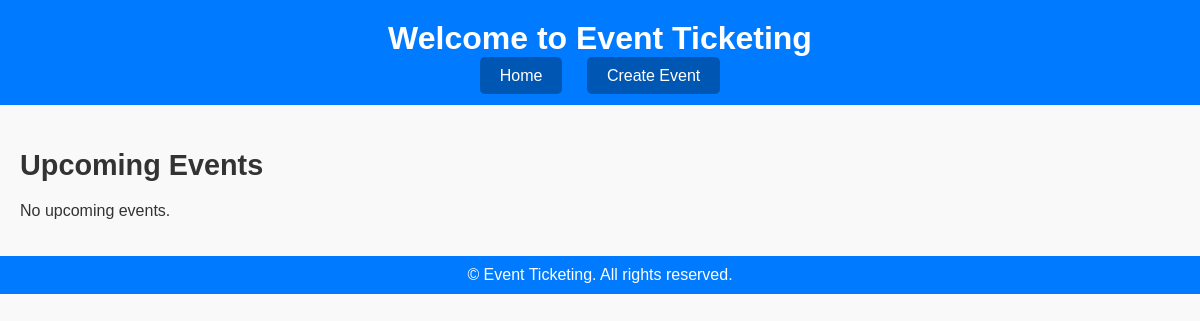
Before: / with the older database file.
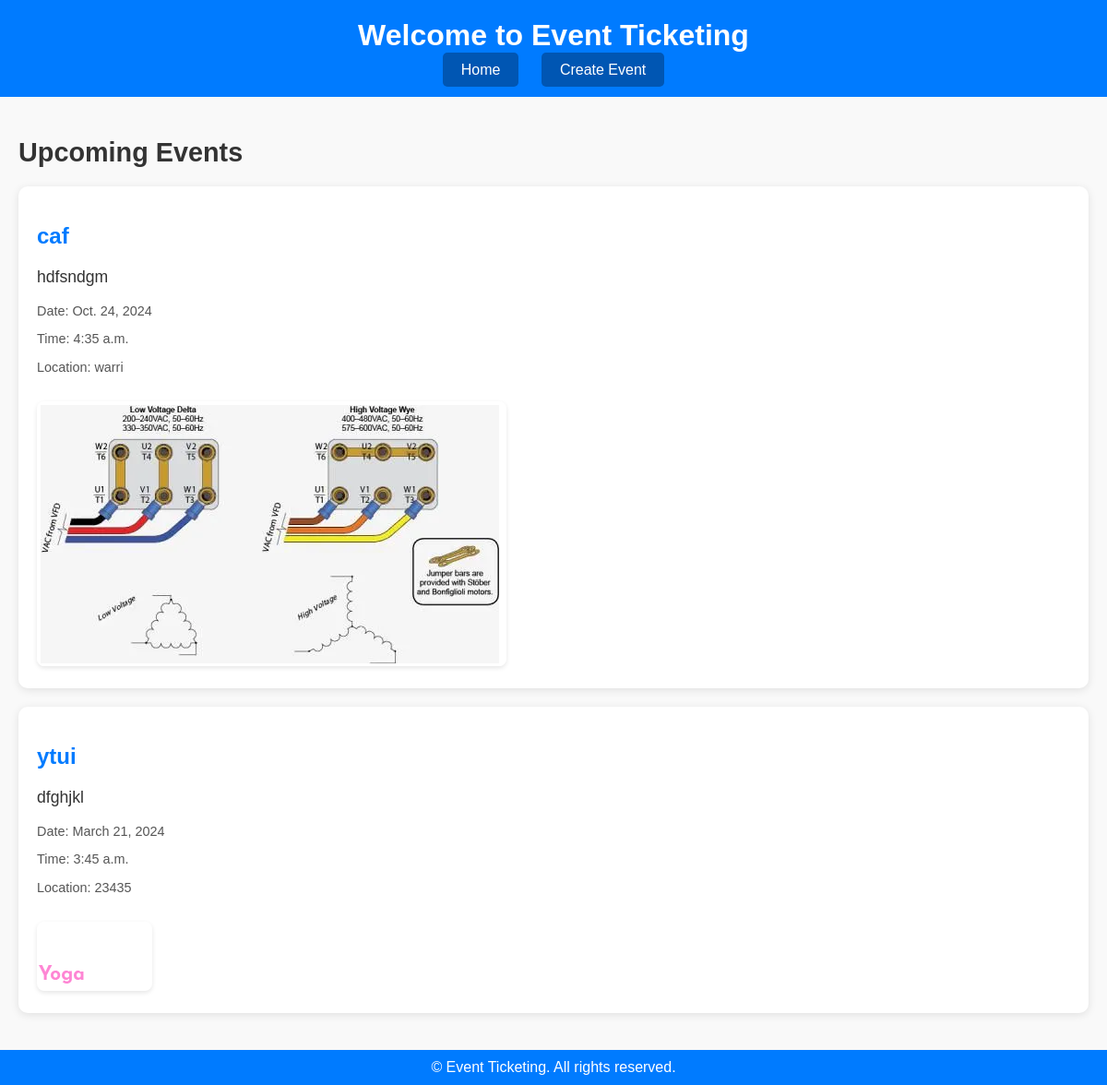
After: the same page with the newer database file.
### dashboaed/models.py (models this page shows, shortened)
class Event(models.Model):
    organizer = models.ForeignKey(User, on_delete=models.CASCADE)  # The user who created the event
    title = models.CharField(max_length=100)                       # Title of the event
    poster = models.ImageField(upload_to='posters/', blank=True, null=True)  # Image field for event poster
    description = models.TextField()                                # Description of the event
    date = models.DateField()                                      # Date of the event
    time = models.TimeField()                                      # Time of the event
    location = models.CharField(max_length=200)                   # Location of the event
    created_at = models.DateTimeField(auto_now_add=True)          # Timestamp when the event is created

### dashboaed/views.py (the view)
# urls.py: path('', homepage, name='home'),
def homepage(request):
    events = Event.objects.all()  # Get all events
    return render(request, 'index.html', {'events': events})

### templates/index.html (shortened to what this page needs)
<!DOCTYPE html>
<html lang="en">
<head>
</head>
<body>
    <header>
        <h1>Welcome to Event Ticketing</h1>
        <nav>
            <a href="{% url 'home' %}">Home</a>
            <a href="{% url 'dashboard' %}">Create Event</a>
        </nav>
    </header>
    <main>
        <h2>Upcoming Events</h2>
        {% for event in events %}
            <div class="event-container">
                <h2 class="event-title">{{ event.title }}</h2>
                <p class="event-description">{{ event.description }}</p>
                <p class="event-date">Date: {{ event.date }}</p>
                <p class="event-time">Time: {{ event.time }}</p>
                <p class="event-location">Location: {{ event.location }}</p>
                {% if event.poster %}
                    <img src="{{ event.poster.url }}" alt="Event Poster" class="event-poster">
                {% endif %}
            </div>
        {% empty %}
            <p>No upcoming events.</p>
        {% endfor %}
    </main>
    <footer>
        <p>&copy; {{ current_year }} Event Ticketing. All rights reserved.</p>
    </footer>
</body>
</html>

### templates/index.html (style rules this page uses)
body { font-family: 'Arial', sans-serif; margin: 0; padding: 0; background-color: #f9f9f9; color: #333; }
header { background-color: #007bff; color: #fff; padding: 20px; text-align: center; }
header h1 { margin: 0; font-size: 2em; }
nav { margin-top: 10px; }
nav a, nav form button { color: #fff; text-decoration: none; padding: 10px 20px; margin: 0 10px; background-color: #0056b3; border-radius: 5px; font-size: 16px; }
main { padding: 20px; max-width: 1200px; margin: 0 auto; }
h2 { font-size: 1.8em; margin-bottom: 20px; }
.event-container { background-color: #fff; padding: 20px; margin-bottom: 20px; border-radius: 10px; box-shadow: 0 2px 10px rgba(0, 0, 0, 0.1); }
.event-title { font-size: 1.5em; margin-bottom: 10px; color: #007bff; }
.event-description { font-size: 1.1em; margin-bottom: 15px; line-height: 1.5; }
.event-date, .event-time, .event-location { font-size: 0.9em; color: #555; }
.event-poster { margin-top: 15px; max-width: 100%; height: auto; border-radius: 8px; box-shadow: 0 2px 5px rgba(0, 0, 0, 0.1); }
footer { background-color: #007bff; color: #fff; text-align: center; padding: 10px 0; position: relative; bottom: 0; width: 100%; }
footer p { margin: 0; }

Changed rows visible on the page:
added Event: title "caf", description "hdfsndgm", date "Oct. 24, 2024", time "4:35 a.m.", location "warri", poster (picture)
added Event: title "ytui", description "dfghjkl", date "March 21, 2024", time "3:45 a.m.", location "23435", poster (picture)
Other visible differences:
text no longer shown: "No upcoming events."
